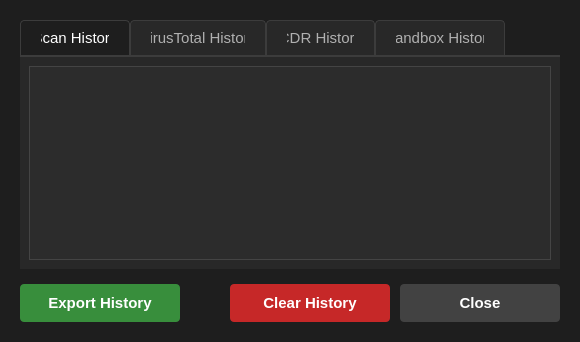
<?xml version="1.0" encoding="UTF-8"?>
<ui version="4.0">
 <class>HistoryDialog</class>
 <widget class="QDialog" name="HistoryDialog">
  <property name="windowTitle">
   <string>History</string>
  </property>
  <property name="minimumWidth">
   <number>800</number>
  </property>
  <property name="minimumHeight">
   <number>600</number>
  </property>
  <property name="styleSheet">
   <string>
QDialog {
    background-color: #1e1e1e; /* Slightly lighter than API key dialog for differentiation */
    color: #e0e0e0;
    font-family: 'Segoe UI', 'SF Pro Text', 'Helvetica Neue', sans-serif;
}

QTabWidget::pane {
    border-top: 2px solid #3c3c3c;
    background-color: #282828;
}

QTabBar::tab {
    background: #282828;
    color: #b0b0b0;
    border: 1px solid #3c3c3c;
    border-bottom: none; /* As pane has border-top */
    padding: 10px 20px;
    font-size: 11pt;
    border-top-left-radius: 4px;
    border-top-right-radius: 4px;
}

QTabBar::tab:selected {
    background: #1e1e1e; /* Match dialog background */
    color: #ffffff;
    border-color: #3c3c3c;
}

QTabBar::tab:!selected:hover {
    background: #383838;
}

QTableWidget {
    background-color: #2c2c2c;
    color: #d0d0d0;
    border: 1px solid #444444;
    gridline-color: #444444;
    font-size: 10pt;
}

QTableWidget::item {
    padding: 5px;
}

QHeaderView::section {
    background-color: #383838;
    color: #e0e0e0;
    padding: 8px;
    border: 1px solid #444444;
    font-size: 10pt;
    font-weight: bold;
}

QPushButton {
    padding: 10px 20px;
    font-size: 11pt;
    border-radius: 4px;
    min-width: 120px;
    font-weight: 500;
    background-color: #0078d7;
    color: white;
    border: none;
}

QPushButton:hover {
    background-color: #1e88e5;
}

QPushButton:pressed {
    background-color: #0066c0;
}

QPushButton#clearHistoryButton {
    background-color: #c62828; /* Reddish for destructive action */
}
QPushButton#clearHistoryButton:hover {
    background-color: #d32f2f;
}
QPushButton#clearHistoryButton:pressed {
    background-color: #b71c1c;
}

QPushButton#exportHistoryButton {
    background-color: #388e3c; /* Greenish for export */
}
QPushButton#exportHistoryButton:hover {
    background-color: #43a047;
}
QPushButton#exportHistoryButton:pressed {
    background-color: #2e7d32;
}

QPushButton#closeButton {
   background-color: #424242;
}

QPushButton#closeButton:hover {
   background-color: #616161;
}

QPushButton#closeButton:pressed {
   background-color: #212121;
}
   </string>
  </property>
  <layout class="QVBoxLayout" name="mainLayout">
   <property name="spacing">
    <number>15</number>
   </property>
   <property name="leftMargin">
    <number>20</number>
   </property>
   <property name="topMargin">
    <number>20</number>
   </property>
   <property name="rightMargin">
    <number>20</number>
   </property>
   <property name="bottomMargin">
    <number>20</number>
   </property>
   <item>
    <widget class="QTabWidget" name="tabWidget">
     <widget class="QWidget" name="scanTab">
      <attribute name="title">
       <string>Scan History</string>
      </attribute>
      <layout class="QVBoxLayout" name="scanTabLayout">
       <item>
        <widget class="QTableWidget" name="scanHistoryTable"/>
       </item>
      </layout>
     </widget>
     <widget class="QWidget" name="vtTab">
      <attribute name="title">
       <string>VirusTotal History</string>
      </attribute>
      <layout class="QVBoxLayout" name="vtTabLayout">
       <item>
        <widget class="QTableWidget" name="vtHistoryTable"/>
       </item>
      </layout>
     </widget>
     <widget class="QWidget" name="cdrTab">
      <attribute name="title">
       <string>CDR History</string>
      </attribute>
      <layout class="QVBoxLayout" name="cdrTabLayout">
       <item>
        <widget class="QTableWidget" name="cdrHistoryTable"/>
       </item>
      </layout>
     </widget>
     <widget class="QWidget" name="sandboxTab">
      <attribute name="title">
       <string>Sandbox History</string>
      </attribute>
      <layout class="QVBoxLayout" name="sandboxTabLayout">
       <item>
        <widget class="QTableWidget" name="sandboxHistoryTable"/>
       </item>
      </layout>
     </widget>
    </widget>
   </item>
   <item>
    <layout class="QHBoxLayout" name="buttonLayout">
     <property name="spacing">
      <number>10</number>
     </property>
     <item>
      <widget class="QPushButton" name="exportHistoryButton">
       <property name="text">
        <string>Export History</string>
       </property>
      </widget>
     </item>
     <item>
      <spacer name="horizontalSpacer">
       <property name="orientation">
        <enum>Qt::Horizontal</enum>
       </property>
       <property name="sizeHint" stdset="0">
        <size>
         <width>40</width>
         <height>20</height>
        </size>
       </property>
      </spacer>
     </item>
     <item>
      <widget class="QPushButton" name="clearHistoryButton">
       <property name="text">
        <string>Clear History</string>
       </property>
      </widget>
     </item>
     <item>
      <widget class="QPushButton" name="closeButton">
       <property name="text">
        <string>Close</string>
       </property>
      </widget>
     </item>
    </layout>
   </item>
  </layout>
 </widget>
 <connections>
  <connection>
   <sender>closeButton</sender>
   <signal>clicked()</signal>
   <receiver>HistoryDialog</receiver>
   <slot>accept()</slot>
  </connection>
 </connections>
</ui>
